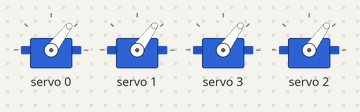
Recording of a sketch running on a simulated Arduino Uno, built with avr-gcc and run on an emulated ATmega328P. Shown: 4 × servo. What the sketch prints to the serial monitor is not drawn.

Above: at 2.6 s.
At 3.35 s:
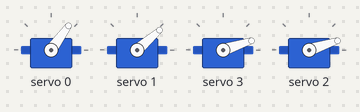
At 4.15 s:
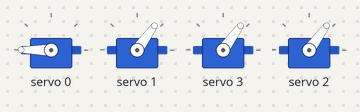
At 5.7 s:
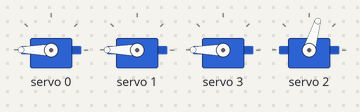
At 7.25 s:
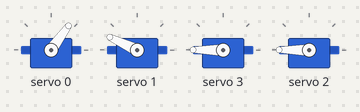
At 8.85 s:
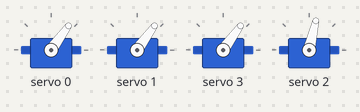
Timing chart, 0 to 10.8 s (numbered marks = the images above):
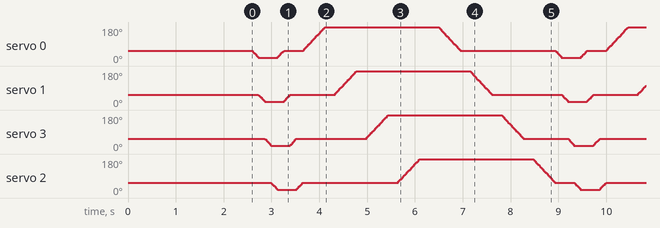

The sketch:

RobotArmV1.ino
```cpp
#include <Arduino.h>
#include <Stepper.h>
#include <Wire.h>
#include <Adafruit_PWMServoDriver.h>

#define SRV_FREQ 50
#define SRV_MIN 150
#define SRV_MAX 600

#define SRV_SHOULDER 0
#define SRV_ELLBOW   1
#define SRV_WRIST    3
#define SRV_GRIPPER  2

#define SRV_RANGE (SRV_MAX-SRV_MIN)
#define SRV_MD1 (SRV_RANGE/2)
#define SRV_MD2 (-SRV_MD1)

Adafruit_PWMServoDriver servoDriver = Adafruit_PWMServoDriver();

int current[16];
int target[16];

Stepper stepper = Stepper(512, 4, 5, 6, 7);

//*****************************************************************************
bool smooth(int channel) {
  if (current[channel] == target[channel]) return true;
  if (current[channel] < target[channel]) current[channel]++;
  if (current[channel] > target[channel]) current[channel]--;
  servoDriver.setPWM(channel, 0, current[channel]);
  return false;
}
//*****************************************************************************

//*****************************************************************************
void setup() {

  Serial.begin(9600);
  delay(1000);

  Serial.println("******** Robot Arm ********");
  Serial.println("** \"The UGLY MOTHERFKR\"  **");
  Serial.println("***************************");
  Serial.println();

  Serial.println("I2C Scanner:");
  Wire.begin();
  for (uint8_t addr = 1; addr < 127; addr++) {
    Wire.beginTransmission(addr);
    if (Wire.endTransmission() == 0) {
      Serial.print("I2C device found at address 0x");
      Serial.println(addr, HEX);
    }
  }
  delay(500);

  Serial.println("servoDriver setup");
  servoDriver.begin();
  servoDriver.setPWMFreq(SRV_FREQ);

  // Setze die Drehgeschwindigkeit (in Umdrehungen pro Minute)
  stepper.setSpeed(10);
  delay(500);

  Serial.println("** > positioning to mid..");
  servoDriver.setPWM(SRV_SHOULDER, 0, SRV_MD1);
  servoDriver.setPWM(SRV_ELLBOW, 0, SRV_MD1);
  servoDriver.setPWM(SRV_WRIST, 0, SRV_MD1);
  servoDriver.setPWM(SRV_GRIPPER, 0, SRV_MD1);

  current[SRV_SHOULDER] = SRV_MD1;
  current[SRV_ELLBOW]   = SRV_MD1;
  current[SRV_WRIST]    = SRV_MD1;
  current[SRV_GRIPPER]  = SRV_MD1;

  target[SRV_SHOULDER] = SRV_MD1;
  target[SRV_ELLBOW]   = SRV_MD1;
  target[SRV_WRIST]    = SRV_MD1;
  target[SRV_GRIPPER]  = SRV_MD1;

  delay(500);

}
//*****************************************************************************

//*****************************************************************************
void loop() {

  static int T = SRV_MD1;

  if (
    smooth(SRV_SHOULDER) &&
    smooth(SRV_ELLBOW) &&
    smooth(SRV_WRIST) &&
    smooth(SRV_GRIPPER)
  ) {
    switch (T) {
      case SRV_MD1: T = SRV_MIN; break;
      case SRV_MIN: T = SRV_MD2; break;
      case SRV_MD2: T = SRV_MAX; break;
      case SRV_MAX: T = SRV_MD1; break;
      default: T = SRV_MD1; break;
    }
    target[SRV_SHOULDER] = abs(T);
    target[SRV_ELLBOW]   = abs(T);
    target[SRV_WRIST]    = abs(T);
    target[SRV_GRIPPER]  = abs(T);
  }

  /*
  static int steps = 3*512;
  static int step  = 8;
  stepper.step(step);
  steps -= abs(step);
  if (steps <= 0) {
    steps = 3*512;
    step = -step;
  }
  */

  delay(1);

}
//*****************************************************************************
```
